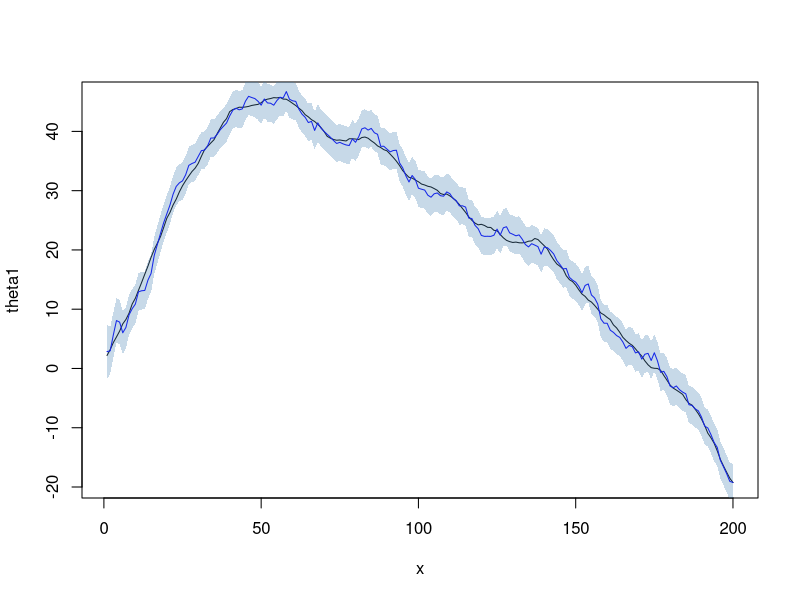
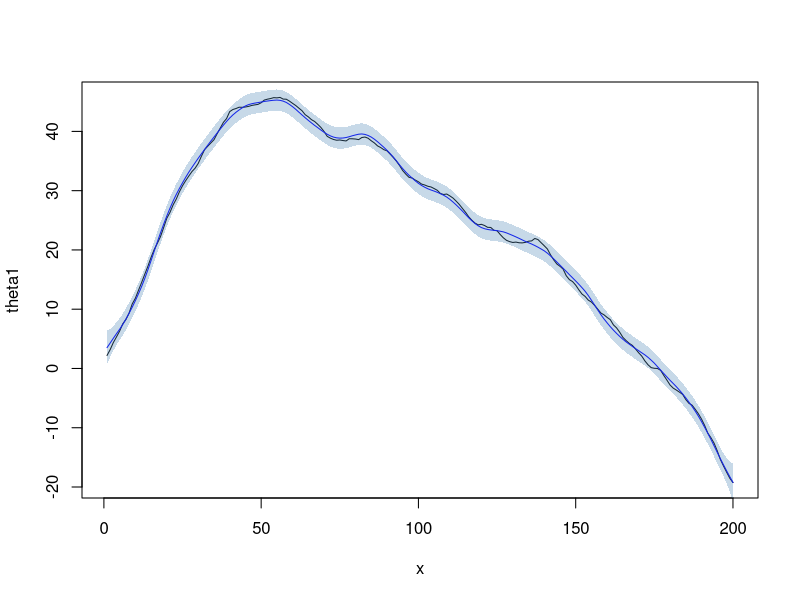
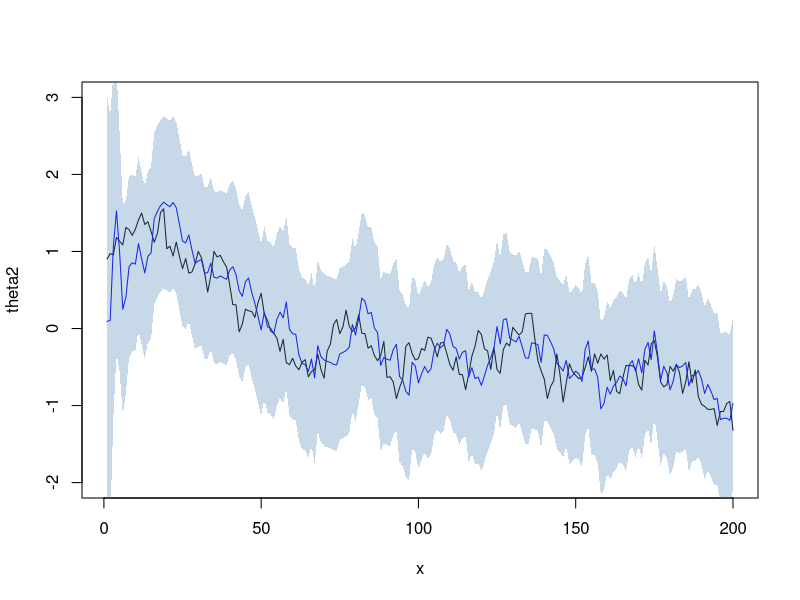
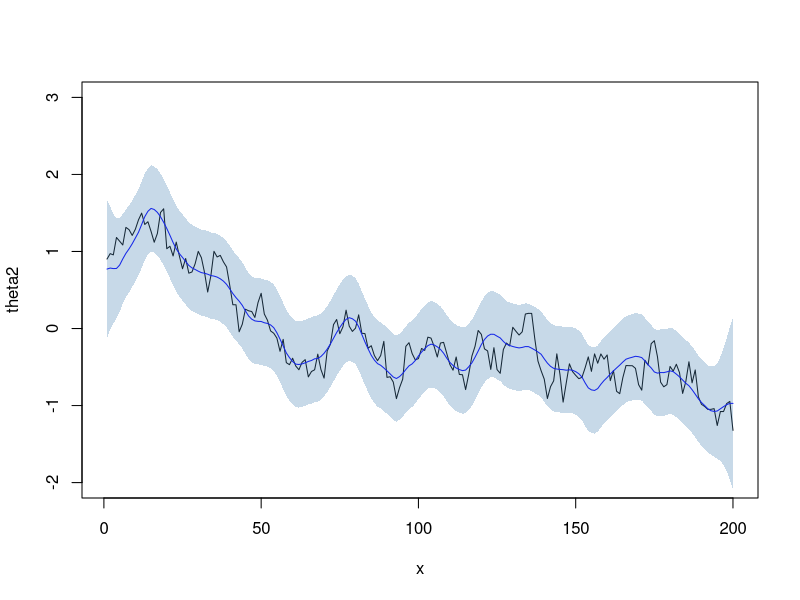

The R source for these figures, in order:
# Forward Filtering - Backward Sampling

graphics.off()      # close the plots
rm(list = ls())     # clear the environment
cat("\014")         # clear the console
set.seed(42)
tp <- base::t       # alias to transpose function
options(error = function() traceback(2)) # more informative traceback

T <- 200

V <- 3
W <- matrix(c(1, 0, 0, 1), nrow=2)

theta_t1 <- 1
theta_t2 <- 1
W1 <- 0.02
W2 <- 0.03

theta1 <- numeric(T)
theta2 <- numeric(T)
y <- numeric(T)

# Simulation
for (t in 1:T) {

    theta_t1 <- theta_t1 + theta_t2 + rnorm(1, mean=0, sd=sqrt(W1))
    theta_t2 <-            theta_t2 + rnorm(1, mean=0, sd=sqrt(W2))
    y_t <- theta_t1 + rnorm(1, mean=0, sd=sqrt(V))

    y[t] <- y_t
    theta1[t] <- theta_t1
    theta2[t] <- theta_t2
}

F <- matrix(c(1, 0), nrow=2)
G <- matrix(c(1, 1, 0, 1), nrow=2, byrow=TRUE)
W <- diag(c(W1, W2))
theta <- cbind(theta1, theta2)


# theta_01 ~ N(mu_01, sigma2_01)
mu_01     <- y[1]
sigma2_01 <- 10

# theta_02 ~ N(mu_2, sigma2_02)
mu_02     <- 0.1
sigma2_02 <- 1

# Forward Filtering

a <- array(data=NA, dim=c(2,1,T))
R <- array(data=NA, dim=c(2,2,T))
m <- array(data=NA, dim=c(2,1,T))
C <- array(data=NA, dim=c(2,2,T))
B <- array(data=NA, dim=c(2,2,T))

m_t <- as.matrix(c(mu_01, mu_02))
C_t <- diag(c(sigma2_01, sigma2_02))

for (t in 1:T) {

    y_t <- y[t]

    # Prior: (theta_t | D_{t-1}) ~ N[a_t, R_t]
    a_t <- G %*% m_t
    R_t <- G %*% C_t %*% tp(G) + W
    a[,,t] <- a_t
    R[,,t] <- R_t

    # One-step-ahead forecast
    f_t <- drop(tp(F) %*% a_t)
    Q_t <- drop(tp(F) %*% R_t %*% F + V)

    # Posterior: (theta_t | D_t) ~ N[m_t, C_t]
    e_t <- y_t - f_t
    A_t <-  (R_t %*% F) / Q_t
    m_t <- a_t + A_t * e_t
    C_t <- R_t - (A_t * Q_t) %*% tp(A_t)
    m[,,t] <- m_t
    C[,,t] <- C_t

}

# Compute B_t
for (t in 1:(T-1)) {
    B[,,t] <- C[,,t] %*% tp(G) %*% solve(R[,,t+1])
}

# Smoothing
# (theta_t| D_T) ~ N[a*_t, R*_t], t = 1, ... T
a_star <- array(data=NA, dim=c(2,1,T))
R_star <- array(data=NA, dim=c(2,2,T))
a_star[,,T] <- m[,,T]
R_star[,,T] <- C[,,T]

for (t in seq(T-1,1)) {
    a_star[,,t] <- m[,,t] + B[,,t] %*% (a_star[,,t+1] - a[,,t+1])
    R_star[,,t] <- C[,,t] + B[,,t] %*% (R_star[,,t+1] - R[,,t+1]) %*% tp(B[,,t])
}


#####
x <- 1:T

# theta1 filtered
plot(x, theta1, type="l")
lines(x, m[1,,], col="blue")
polygon(c(x, rev(x)),
        c(m[1,,] + 3*sqrt(C[1,1,]), rev(m[1,,] - 3*sqrt(C[1,1,]))),
        col = adjustcolor("steelblue", alpha.f = 0.3),
        border = NA)

# theta1 smoothed
plot(x, theta1, type="l")
lines(x, a_star[1,,], col="blue")
polygon(c(x, rev(x)),
        c(a_star[1,,] + 3*sqrt(R_star[1,1,]),
          rev(a_star[1,,] - 3*sqrt(R_star[1,1,]))),
        col = adjustcolor("steelblue", alpha.f = 0.3),
        border = NA)


#####
plot(x, theta2, type="l",  ylim=c(-2,3))
lines(x, m[2,,], col="blue")
polygon(c(x, rev(x)),
        c(m[2,,] + 3*sqrt(C[2,2,]), rev(m[2,,] - 3*sqrt(C[2,2,]))),
        col = adjustcolor("steelblue", alpha.f = 0.3),
        border = NA)

plot(x, theta2, type="l", ylim=c(-2,3))
lines(x, a_star[2,,], col="blue")
polygon(c(x, rev(x)),
        c(a_star[2,,] + 3*sqrt(R_star[2,2,]),
          rev(a_star[2,,] - 3*sqrt(R_star[2,2,]))),
        col = adjustcolor("steelblue", alpha.f = 0.3),
        border = NA)
